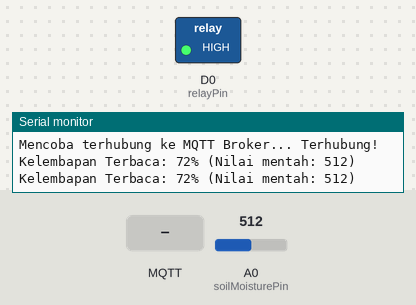
Bench run of a sketch on a simulated ESP8266 (NodeMCU). On the bench: switched loads named in the sketch (green lamp = pin HIGH), the last lines printed to the serial monitor. The test bench sets the inputs (shaded band); at power-on: A0 (soilMoisturePin) = 512. WiFi joins after 1.5 s; servers stay silent unless stated; no MQTT or app messages arrive unless stated.

Above: at 2.7 s.
2.8 s: A0 (soilMoisturePin) set to 570
4.7 s: A0 (soilMoisturePin) set to 596
At 6.7 s:
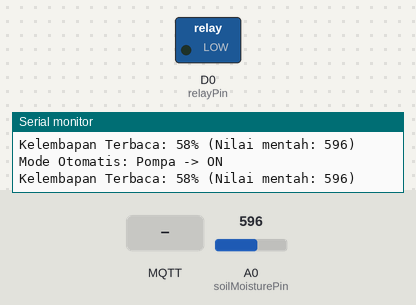
8.5 s: MQTT message "MANUAL_OFF" arrives on the first subscribed topic
At 9.3 s:
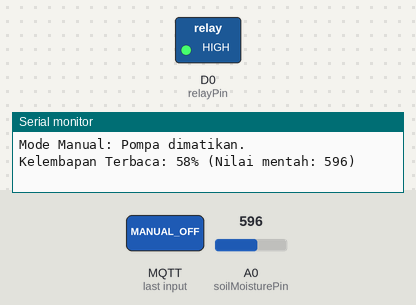
10.0 s: MQTT message "AUTO" arrives on the first subscribed topic
At 12.0 s:
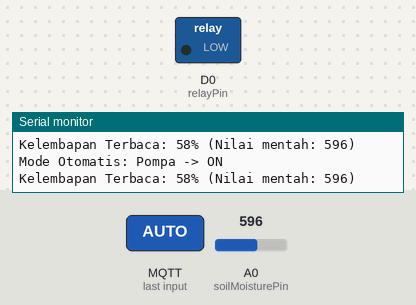
Timing chart, 0 to 13.0 s (numbered marks = the images above; inputs shaded):
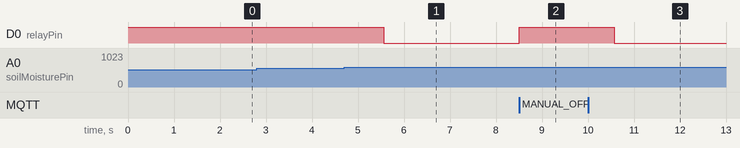

The sketch:

main.ino
```cpp
#include <ESP8266WiFi.h>
#include <PubSubClient.h>
#include <WiFiClientSecure.h>

const char* ssid = "";
const char* pass = "";

const char* mqtt_server = "";
const int mqtt_port = 8883;
const char* mqtt_user = "";
const char* mqtt_pass = "";
const char* client_id = "";

const char* topic_data = "sensor/tanah/data";
const char* topic_kontrol = "kontrol/pompa";
const char* topic_status = "pompa/status";

const int soilMoisturePin = A0;
const int relayPin = D0;

const int soilWet = 350;
const int soilDry = 950;

int moisturePercent = 0;
bool manualMode = false;
bool pompaStatus = false;

unsigned long lastMsgTime = 0;

WiFiClientSecure espClient;
PubSubClient client(espClient);

void callback(char* topic, byte* payload, unsigned int length) {
  String message;
  for (int i = 0; i < length; i++) {
    message += (char)payload[i];
  }

  Serial.printf("Pesan diterima di topik [%s]: %s\n", topic, message.c_str());

  if (String(topic) == topic_kontrol) {
    if (message == "MANUAL_ON") {
      manualMode = true;
      digitalWrite(relayPin, LOW);
      pompaStatus = true;
      Serial.println("Mode Manual: Pompa dinyalakan.");
    } else if (message == "MANUAL_OFF") {
      manualMode = true;
      digitalWrite(relayPin, HIGH);
      pompaStatus = false;
      Serial.println("Mode Manual: Pompa dimatikan.");
    } else if (message == "AUTO") {
      manualMode = false;
      Serial.println("Mode diubah ke Otomatis.");
    }
    client.publish(topic_status, pompaStatus ? "ON" : "OFF", true);
  }
}

void reconnect() {
  while (!client.connected()) {
    Serial.print("Mencoba terhubung ke MQTT Broker...");
    if (client.connect(client_id, mqtt_user, mqtt_pass)) {
      Serial.println(" Terhubung!");
      client.subscribe(topic_kontrol);
    } else {
      Serial.printf(" Gagal, rc=%d. Coba lagi dalam 5 detik\n", client.state());
      delay(5000);
    }
  }
}

void checkMoistureAndControl() {
  int sensorValue = analogRead(soilMoisturePin);
  moisturePercent = map(sensorValue, soilDry, soilWet, 0, 100);
  moisturePercent = constrain(moisturePercent, 0, 100);

  Serial.printf("Kelembapan Terbaca: %d%% (Nilai mentah: %d)\n", moisturePercent, sensorValue);

  String jsonData = "{\"persen\":" + String(moisturePercent) + "}";
  client.publish(topic_data, jsonData.c_str());

  if (!manualMode) {
    bool newPompaStatus = (moisturePercent < 60);

    if (newPompaStatus != pompaStatus) {
      pompaStatus = newPompaStatus;
      digitalWrite(relayPin, pompaStatus ? LOW : HIGH);
      Serial.printf("Mode Otomatis: Pompa -> %s\n", pompaStatus ? "ON" : "OFF");

      client.publish(topic_status, pompaStatus ? "ON" : "OFF", true);
    }
  }
}

void setup() {
  Serial.begin(115200);
  pinMode(relayPin, OUTPUT);
  digitalWrite(relayPin, HIGH);

  Serial.printf("Menyambungkan ke WiFi: %s\n", ssid);
  WiFi.begin(ssid, pass);
  while (WiFi.status() != WL_CONNECTED) {
    delay(500);
    Serial.print(".");
  }
  Serial.println("\nWiFi terhubung!");
  Serial.print("Alamat IP: ");
  Serial.println(WiFi.localIP());

  espClient.setInsecure();

  client.setServer(mqtt_server, mqtt_port);
  client.setCallback(callback);
}

void loop() {
  if (!client.connected()) {
    reconnect();
  }
  client.loop();

  unsigned long currentTime = millis();
  if (currentTime - lastMsgTime > 1000) {
    lastMsgTime = currentTime;
    checkMoistureAndControl();
  }
}
```

Measured:
- the behaviour switches between 587 and 588 on A0 (soilMoisturePin) (found by bisection; images 0 and 1)
- after the input at 4.7 s, D0 (relayPin): HIGH → LOW after 0.86 s
- after the input at 8.5 s, D0 (relayPin): LOW → HIGH at once
- after the input at 10.0 s, D0 (relayPin): HIGH → LOW after 0.57 s
